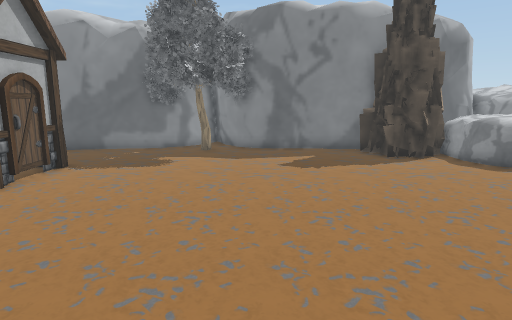
view 1 (above)

24 first-person views from a walk through a 3-D level made in the Unity game engine. The camera is 1.5 m above the floor, tilts 10° down and sees 75° across. The floor is counted in squares, 0.63 m on a side. Each view is taken from the middle of a square. On the plan, view 1 faces up. The plan holds only what a view shows up to about 20 squares ahead; the rest is blank. The place goes on beyond the plan. The player is left out. Some surface patterns are stand-ins.

view 2
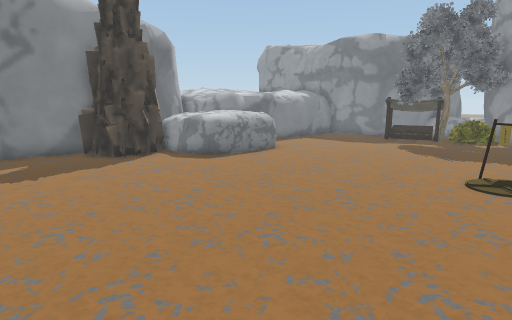

view 3
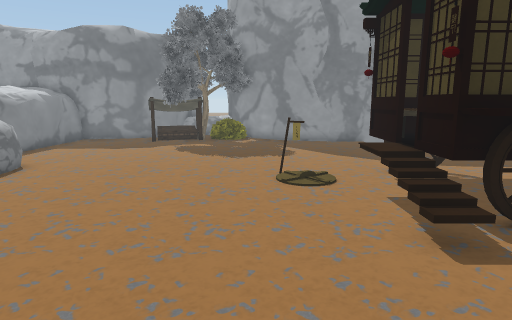

view 4
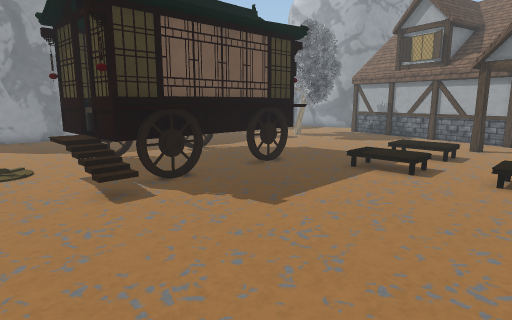

view 5
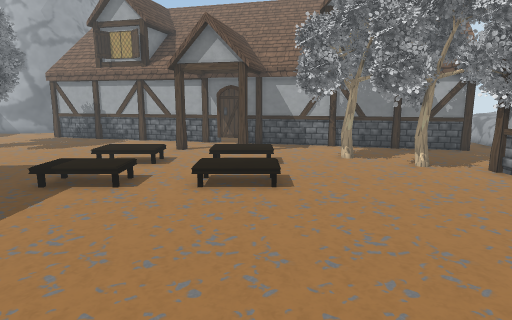

view 6
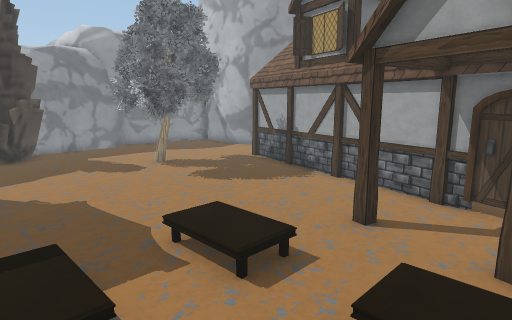

view 7
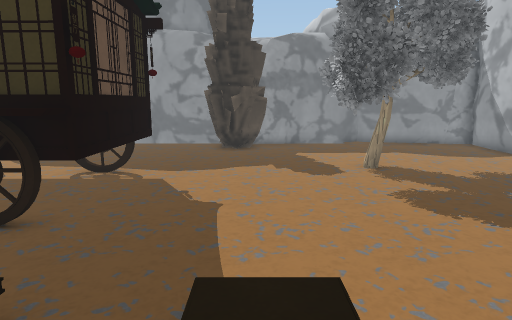

view 8
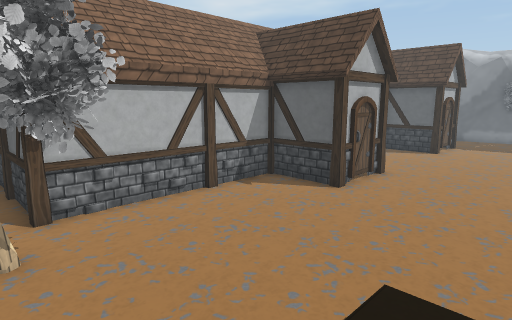

view 9
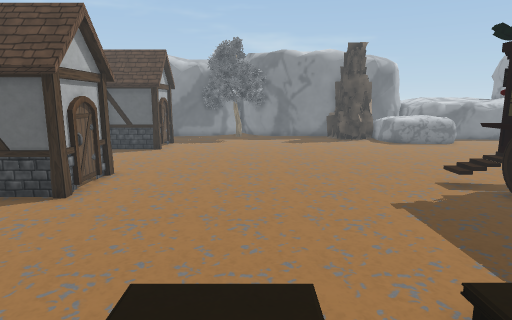

view 10
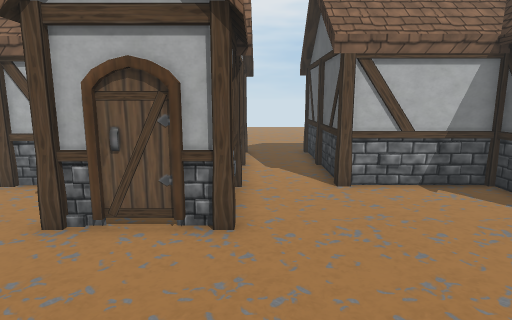

view 11
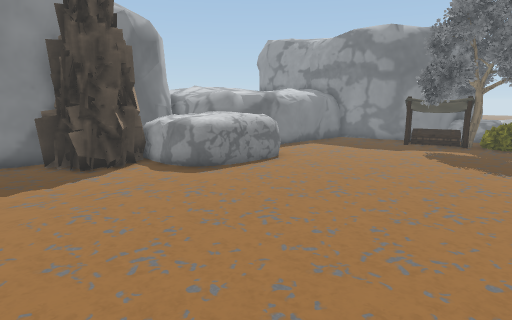

view 12
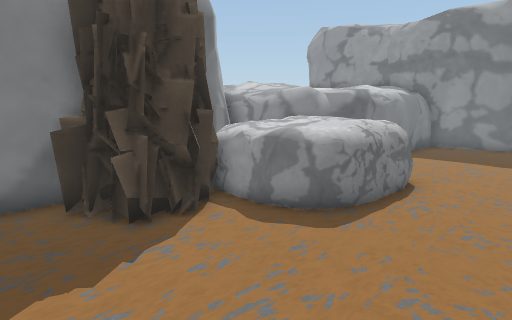

view 13
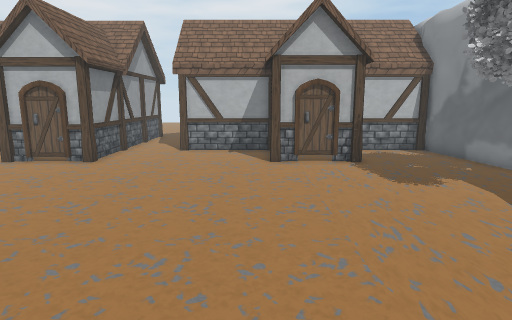

view 14
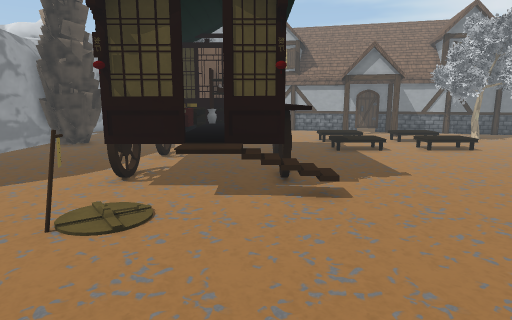

view 15
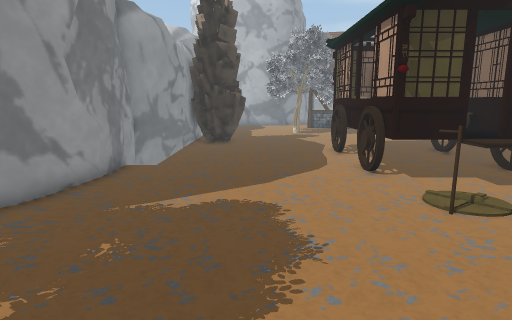

view 16
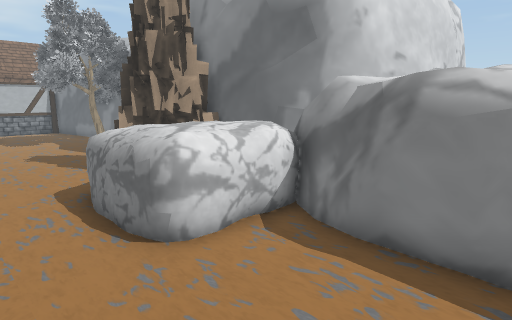

view 17
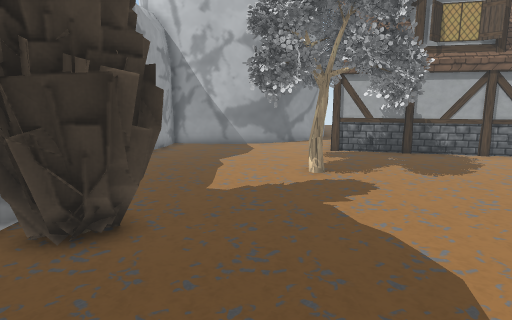

view 18
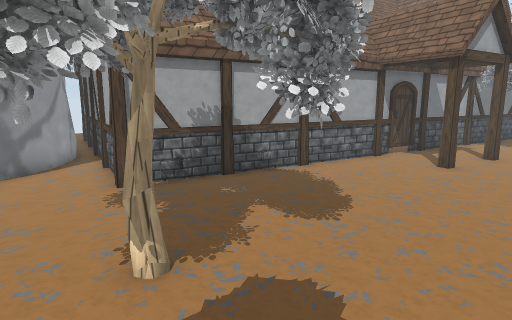

view 19
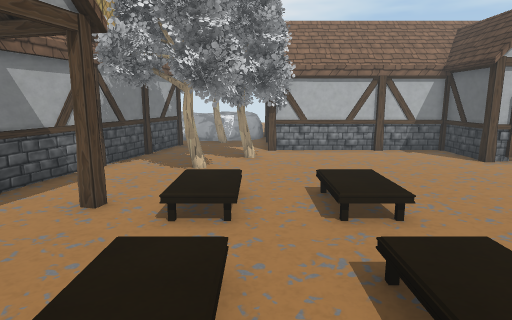

view 20
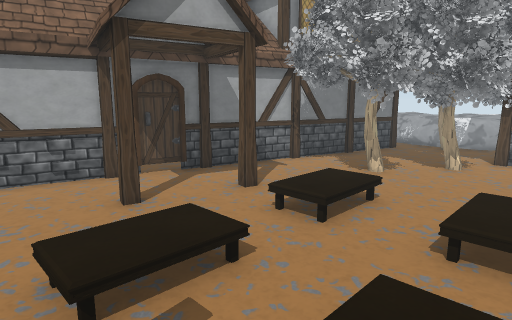

view 21
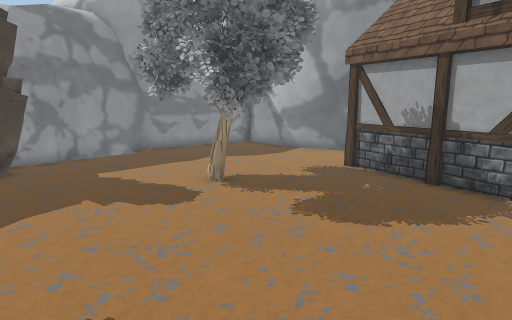

view 22
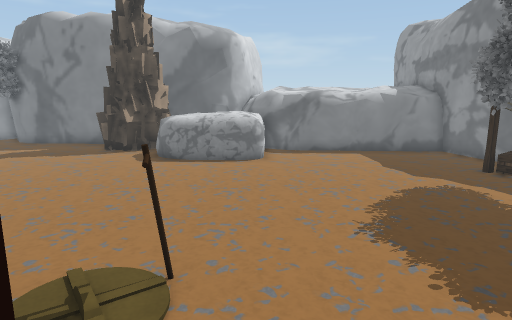

view 23
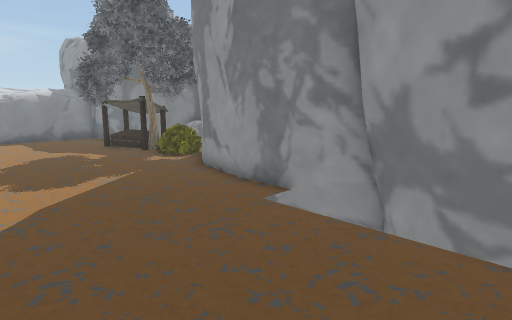

view 24
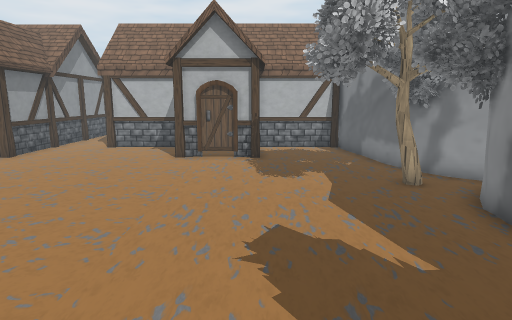

### Floor plan
Key: @ floor where view 1 was taken; # wall or solid block; x gap in a wall; . main floor; : floor 0.5 m higher than the main floor; / step, stairs or slope; = window, fence, low wall or low ledge; ^ raised ledge; T thing the floor can be seen under or through; O other object.
Columns run from 13 left of view 1 to 21 right of it. Each row starts with its distance up from view 1.
 19          ###             #^^
 18         #####          ###^^^^^ ^
 17     #################### #^^^^^ ^
 16 OO###.....## ....=OOOOOO O#^^^^^^^
 15    O..............OOOOOOOOO##^^^^^^
 14    O...... ........OOOOOOOO.###^#^#
 13    O..................OOOOO........
 12   OOOOO...............OOOOO........
 11     ..O............................
 10     ..O............................
  9   OOOOO...........................O
  8    O............................##O
  7    O............................##O
  6    O...............................
  5 OOOO...............................
  4 OOO................................
  3 ...................................
  2 ...O..O..................#.........
  1 OOOOOOO...........................#
  0      .O......@.....OO===..........#
 -1      .O.............^#^T T........#
 -2    OOOO.............^^^^^T........#
 -3    O................#^^^ x........#
 -4    O................##^^ ^....... #
 -5    O................# ^^ ........ #
 -6    O................#  ^ x....... #
 -7    O................#  T T.......##
 -8    O.......///.OOO..^ TTTT.......#
 -9    O.......::/.OOO..TTTTTT.......#
-10 OOTT .T.......................OOO#
-11   TT TTT .....................OOO#
-12    .TTT=TT.::/.OOO............OOO#
-13    . T T T.///...................#
-14  ......x.........................#
-15  OO...  ...OO..O.......##..##....#
-16   OOOOO........O.......##.###....#
-17 O     OOOOO...............x......##
-18 O         OOOOO........... ......##
-19           ....OOOOO..............##
-20                   OOOO...........#
-21                      OOOO........#
-22                         O........#
-23                         O........#
-24                        OO.########

Positions as (right, up) in squares from view 1, and headings:
1: (0, 0), facing up
2: (0, 0), facing up-right
3: (1, 3), facing right
4: (-2, 3), facing down-right
5: (-2, 1), facing down
6: (-2, -8), facing down-right
7: (1, -12), facing right
8: (-1, -12), facing up-left
9: (-1, -12), facing up
10: (-1, 2), facing left
11: (2, 2), facing up-right
12: (3, 8), facing up-right
13: (6, 8), facing left
14: (8, 8), facing down
15: (16, 9), facing down
16: (18, 9), facing up-left
17: (15, -5), facing down
18: (15, -12), facing down-left
19: (6, -11), facing left
20: (5, -8), facing down-left
21: (5, -10), facing down-right
22: (13, -2), facing up
23: (14, -9), facing up-right
24: (7, 12), facing left
